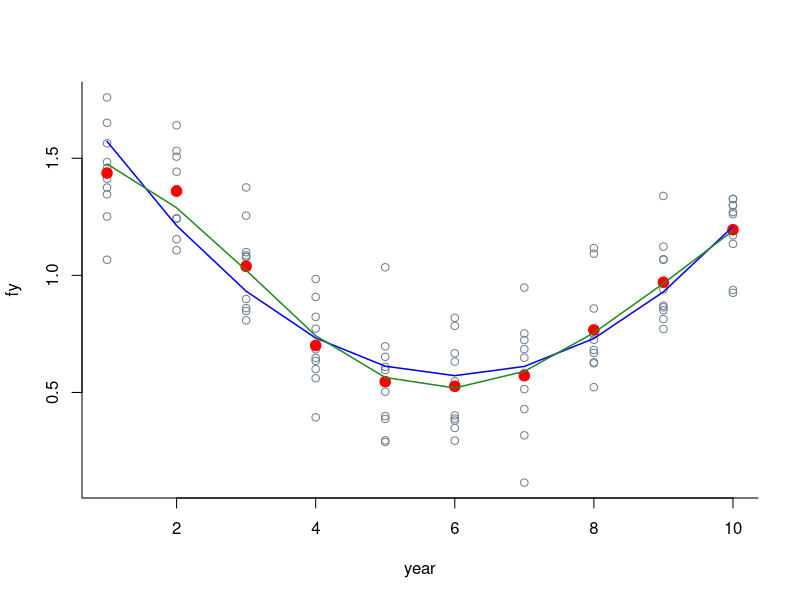

Recreate this plot in R.
##------------------
## illustrate some features of splines
## CM: 19 July 2018
## 
##------------------

## Simulate some data, we'd like to model
## x 
years <- seq(1, 10)

## f(x)
fymean <- 1 + 0.5 * cos(2 * pi / 12 * years)

## create some observations around curve
fy <- sapply(fymean, FUN = function(z){rnorm(10, mean = z, sd = 0.2)})

fy.df <- data.frame(year = rep(years, each = nrow(fy)),
                    fy = c(fy))
## plot
with(fy.df, plot(year, fy, pch = 1, col = "slategrey", bty = "L"))

## fit a model with a mean per year 
factor.year.lm <- lm(fy ~ -1 + factor(year), data = fy.df)

## predict from this model
pred.df <- data.frame(year = years)
pred.df$pred.factor <- predict(factor.year.lm, newdata = pred.df)
    
with(pred.df, points(year, pred.factor, pch = 19, col = "red", cex = 1.4))

## number of parameters used 
length(coef(factor.year.lm))

## a quadratic model
quadratic.year.lm <- lm(fy ~ year + I(year^2), data = fy.df)

## predict from this model
pred.df$pred.quadratic <- predict(quadratic.year.lm, newdata = pred.df)

with(pred.df, lines(year, pred.quadratic, pch = 19, col = "blue", lwd = 1.5))
## number of coefficients
length(coef(quadratic.year.lm))

##plot(predict(quadratic.year.lm), resid(quadratic.year.lm), pch = 19, col = "purple")

## a gam model (uses splines to smooth the function)
library(mgcv)
gam.year.gam <- gam(fy ~ s(year), data = fy.df)
summary(gam.year.gam) ## note edf (expected degrees of freedon of the spline)

## predict from the gam
pred.df$pred.gam <- predict(gam.year.gam, newdata = pred.df)

with(pred.df, lines(year, pred.gam, pch = 19, col = "forestgreen", lwd = 1.5))

## get Akaike Information Criterion (AIC = -2 x log-likelihood + 2 npar)
AIC(factor.year.lm)
AIC(quadratic.year.lm)
AIC(gam.year.gam)

## which is fitting better?
## please also look at the residuals!
